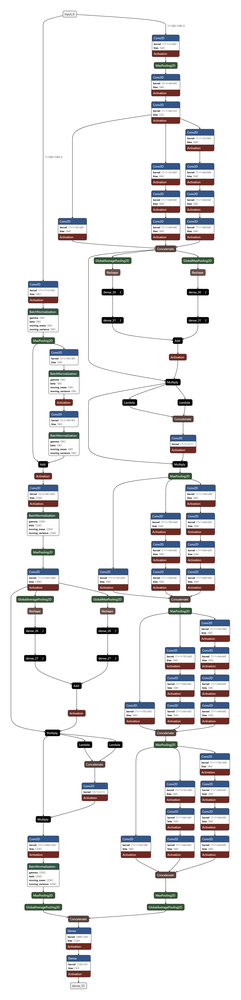
#> input picture ensemble_CAR_model.png, 241 x 1000 px, shrunk from 1750 x 7276 before the run; its folder holds only this picture in this run
$ python -i Dataset_augmented_function.py   (imports and definitions only)
#> lines starting #> are read from the running program, lines starting #| are printed output that depends on the picture
#> further down, picture is the input picture: PIL image 241x1000 RGBA; mean R, G, B, A 234.3, 233.5, 234.4, 255
import os
from PIL import Image, ImageEnhance, ImageOps, ImageFilter
import random
import numpy as np
import cv2

# [28 lines left out: functions find_perspective_transform_matrix, random_perspective_transform, not called in this run]

def random_blur(image):
    if random.random() > 0.5:
        return image.filter(ImageFilter.GaussianBlur(radius=random.uniform(0.1, 2.0)))
    return image


def random_rotation(image):
    """
    Apply a random rotation to the image without cropping it.
    """
    # Randomly choose a rotation angle.
    angle = random.randint(-30, 30)

    # Rotate the image without cropping.
    return image.rotate(angle, expand=True)
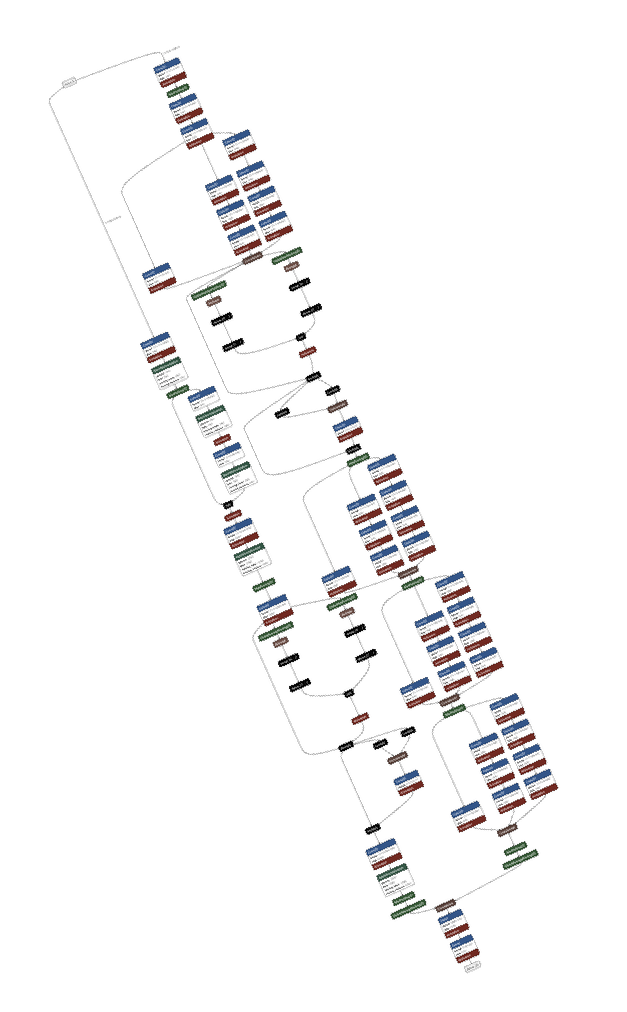
#> returned value: PIL image 627x1012 RGBA; mean R, G, B, A 89, 88.7, 89, 96.9; transparent parts drawn white

def add_random_noise(image):
    """
    Add random noise to an image.
    """
    # Convert image to array
    image_array = np.array(image)

    # Generate noise
    noise = np.random.randint(-25, 25, image_array.shape, dtype='int16')

    # Add noise and ensure values remain in the proper range
    image_array = np.clip(image_array + noise, 0, 255).astype('uint8')

    # Convert array back to image
    noisy_image = Image.fromarray(image_array)
    return noisy_image


def augment_image(image):
    """
    Apply random transformations to an image to create a new, augmented image.
    """
    # Random rotation
    image = random_rotation(image)


    # Random flip
    if random.random() > 0.5:
        image = ImageOps.mirror(image)

    # Random color change
    enhancer = ImageEnhance.Color(image)
    image = enhancer.enhance(random.uniform(0.5, 1.5))


    # Random contrast change
    contrast_enhancer = ImageEnhance.Contrast(image)
    image = contrast_enhancer.enhance(random.uniform(0.5, 1.5))
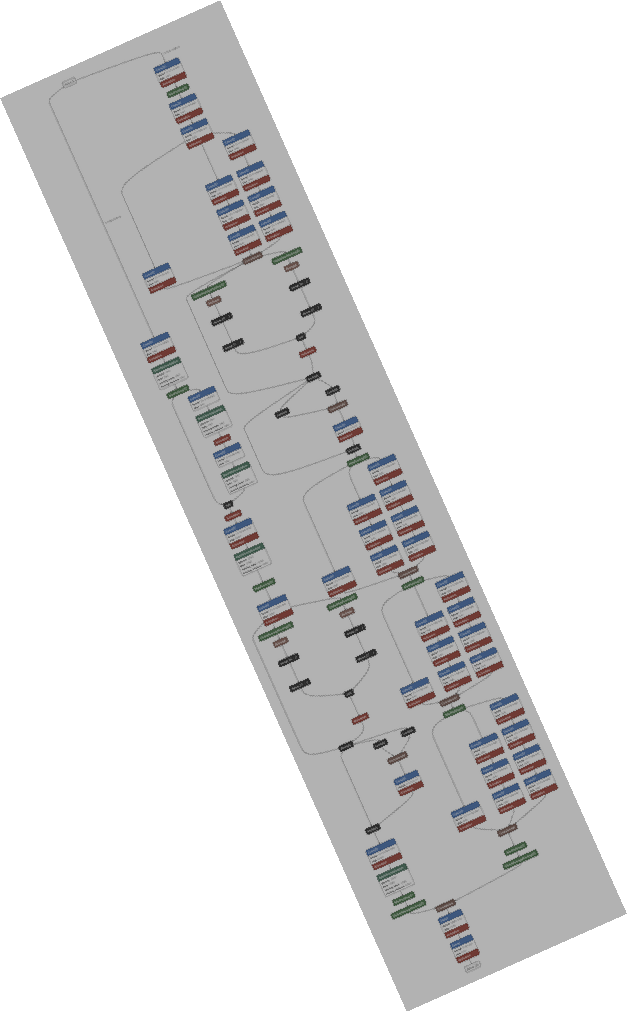
#> image: PIL image 627x1012 RGBA; mean R, G, B, A 88.2, 88, 88.3, 96.9; transparent parts drawn white

    # Random brightness change
    brightness_enhancer = ImageEnhance.Brightness(image)
    image = brightness_enhancer.enhance(random.uniform(0.5, 1.5))
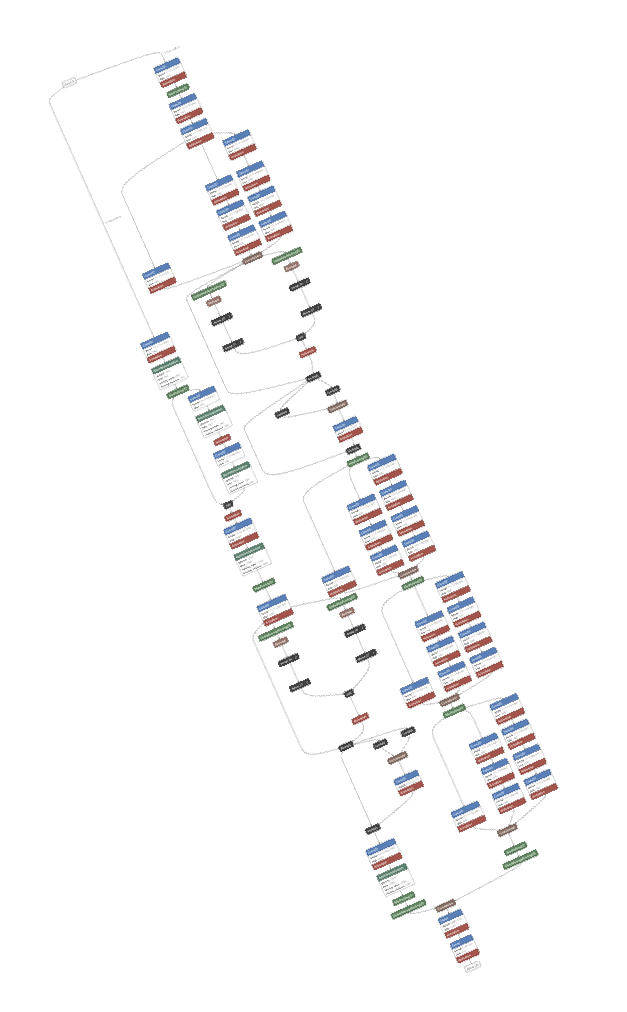
#> image: PIL image 627x1012 RGBA; mean R, G, B, A 127.1, 126.7, 127.1, 96.9; transparent parts drawn white

    # Random perspective transformation
    if random.random() > 0.5:
        image = random_perspective_transform(image)

    # Random blur
    image = random_blur(image)
#> in random_blur, `return image.filter(ImageFilter.GaussianBlur(radius=random.uniform(0.1..`:
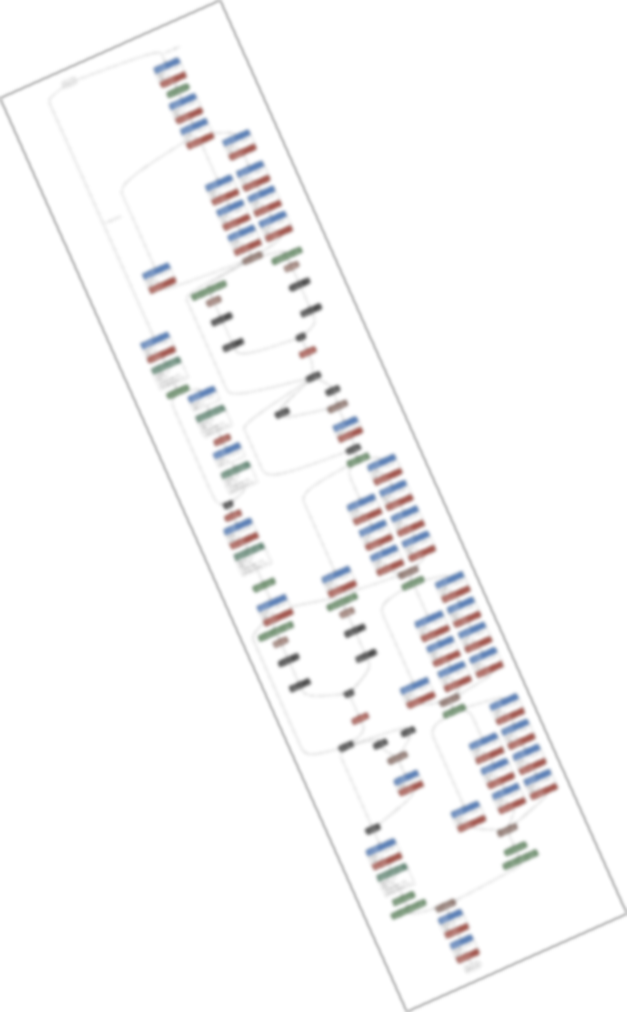
#> returned value: PIL image 627x1012 RGBA; mean R, G, B, A 127.1, 126.7, 127.1, 96.9; transparent parts drawn white

    if random.random() > 0.5:
        image = add_random_noise(image)

    return image


# [37 lines left out: function augment_dataset, not called in this run]


# Example usage
original_dataset_dir = 'E:\\MV-coursework\\Car_Logo_Dataset'  # Replace with your original dataset directory
new_augmented_dir = 'E:\\MV-coursework\\Augmented_Car_Logo_Dataset_enhenced'  # Path for the new directory to store augmented images
# [1 line not run here, left out]

>>> from PIL import Image
>>> picture = Image.open('ensemble_CAR_model.png')
>>> result = augment_image(picture)

$ run again, on model_1.png
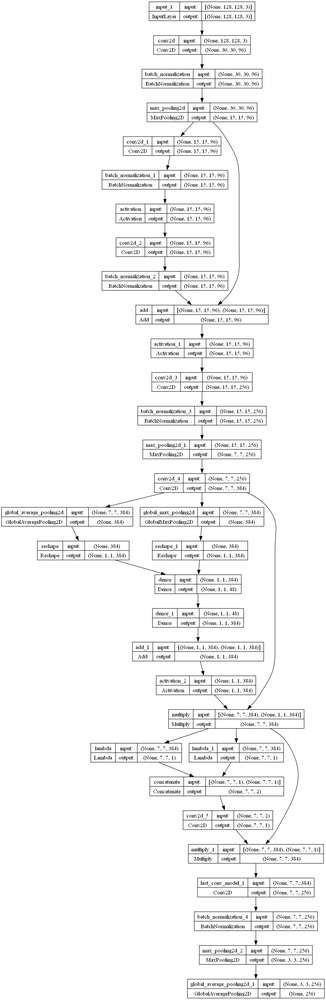
#> input picture model_1.png, 326 x 1000 px, shrunk from 1090 x 3343 before the run
#> picture is the input picture: PIL image 326x1000 RGBA; mean R, G, B, A 245, 245, 245, 254.9
#> in augment_image, `image = contrast_enhancer.enhance(random.uniform(0.5, 1.5))`:
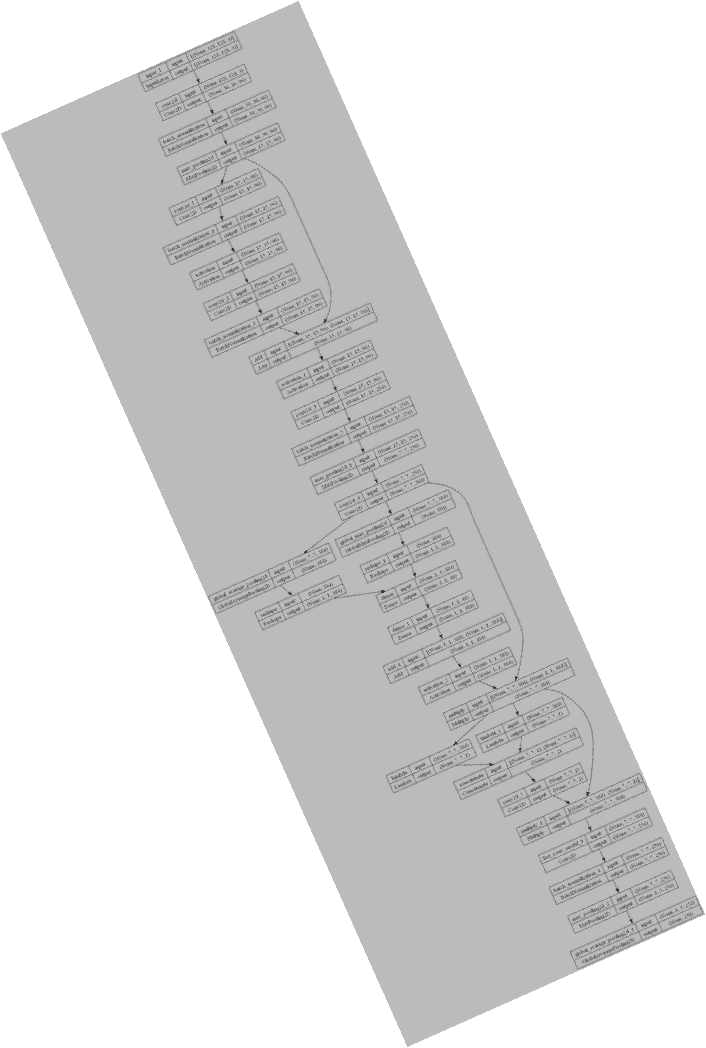
#> image: PIL image 706x1048 RGBA; mean R, G, B, A 107.4, 107.4, 107.4, 112.3; transparent parts drawn white
#> in augment_image, `image = brightness_enhancer.enhance(random.uniform(0.5, 1.5))`:
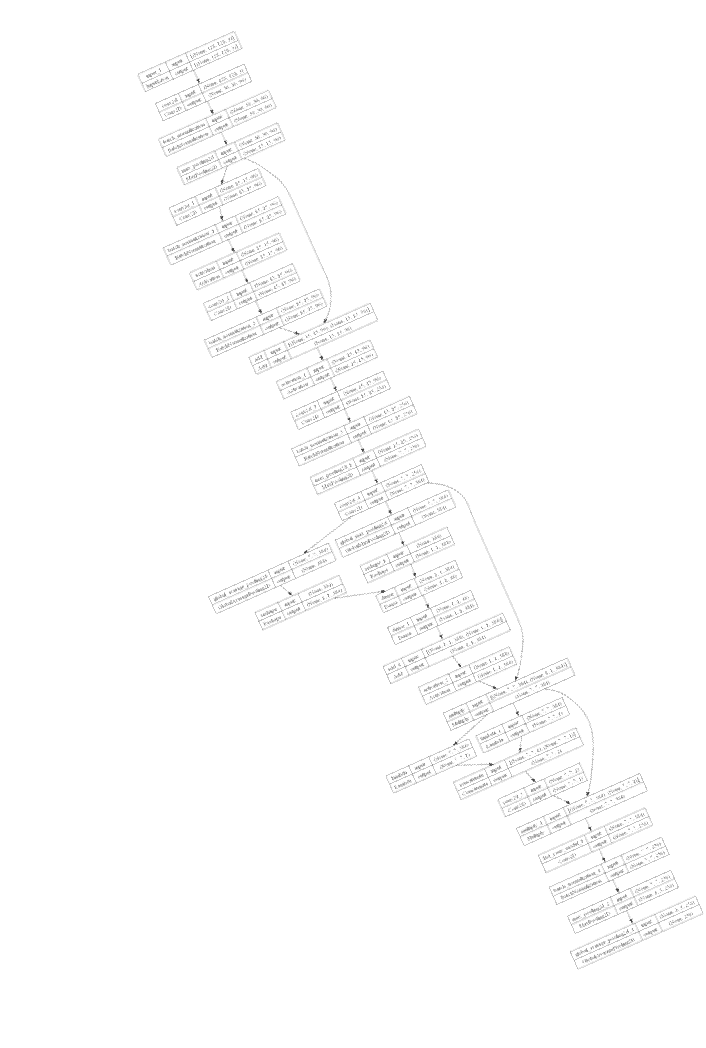
#> image: PIL image 706x1048 RGBA; mean R, G, B, A 149.8, 149.8, 149.8, 112.3; transparent parts drawn white
